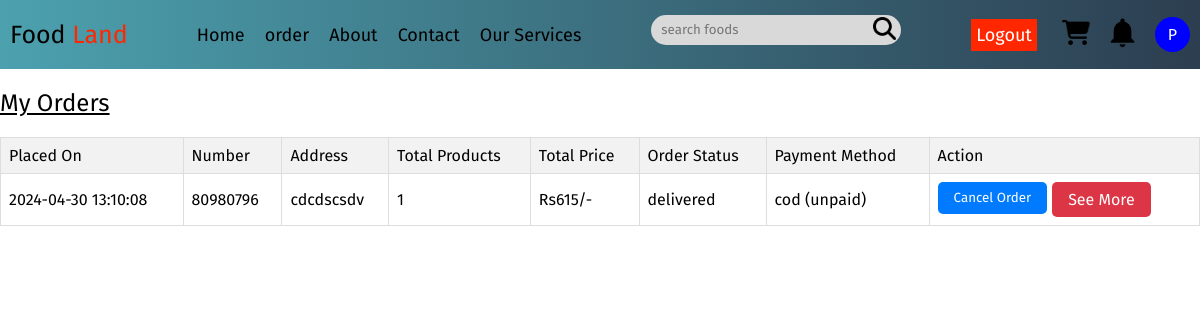
Before: /pages/orders.php (signed in) with the older database file.
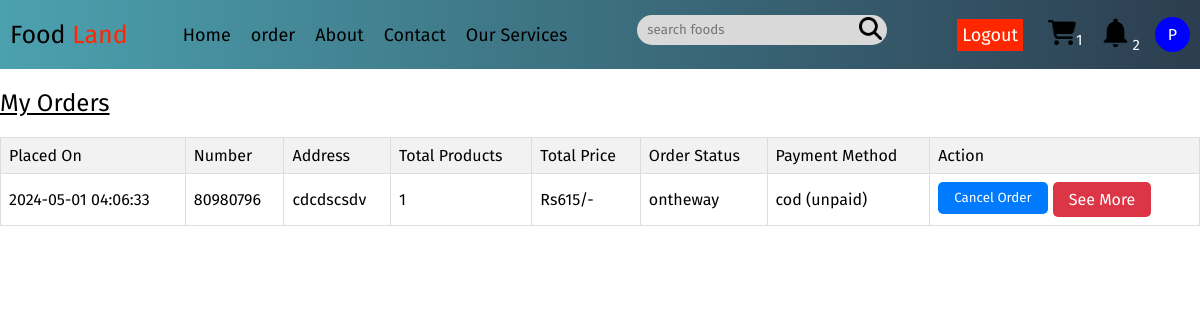
After: the same page with the newer database file.
### tables this page shows
CREATE TABLE `orderss` (
  `id` varchar(100) NOT NULL DEFAULT uuid(),
  `orderStatus` enum('pending','confirm','ontheway','delivered','preparation','returned') DEFAULT 'pending',
  `amount` int(11) DEFAULT NULL,
  `userId` varchar(100) DEFAULT NULL,
  `paymentId` varchar(100) DEFAULT NULL,
  `createdAt` timestamp NOT NULL DEFAULT current_timestamp() ON UPDATE current_timestamp(),
  `quantity` int(11) DEFAULT NULL,
  `shippingAddress` varchar(255) DEFAULT NULL,
  `phoneNumber` varchar(10) DEFAULT NULL
);

CREATE TABLE `paymentdetails` (
  `id` varchar(100) NOT NULL DEFAULT uuid(),
  `paymentMethod` enum('khalti','cod','esewa') DEFAULT 'cod',
  `paymentStatus` enum('paid','unpaid','refund') DEFAULT 'unpaid',
  `pidx` varchar(255) DEFAULT NULL
);

### pages/orders.php (the view, shortened to what the changed rows need)
<?php
include('../components/fetchdata.php');
?>
<!DOCTYPE html>
<html lang="en">
<head>
   <link rel="stylesheet" href="https://cdnjs.cloudflare.com/ajax/libs/font-awesome/6.1.1/css/all.min.css">
</head>
<body>
   <?php include '../components/navbar.php' ?>
<div style="max-width:1280px;margin:0 auto;">
   <?php
   $select_orders_query = "SELECT * FROM `orderss`";
   $select_orders_result = mysqli_query($conn, $select_orders_query);
   if (mysqli_num_rows($select_orders_result) === 0) {
   ?>
      <div style="text-align:center;text-decoration:underline;margin-top:100px;">
         <h1>No orders yet</h1>
      </div>
   <?php
   } else {
   ?>
      <section class="orders">
         <h1 class="heading" style="margin:20px 0;text-decoration:underline" >My Orders</h1>
         <div class="table-responsive">
            <table class="order-table">
               <thead>
                  <tr>
                     <th>Placed On</th>
                     <th>Number</th>
                     <th>Address</th>
                     <th>Total Products</th>
                     <th>Total Price</th>
                     <th>Order Status</th>
                     <th>Payment Method</th>
                     <th>Action</th>
                  </tr>
               </thead>
               <tbody>
                  <?php
                  while ($fetch_orders = mysqli_fetch_assoc($select_orders_result)) {
                     $sql = mysqli_query($conn, "SELECT * FROM `paymentdetails` WHERE id='" . $fetch_orders['paymentId'] . "'");
                     $data = mysqli_fetch_assoc($sql);
                  ?>
                     <tr>
                        <td><?= $fetch_orders['createdAt']; ?></td>
                        <td><?= $fetch_orders['phoneNumber']; ?></td>
                        <td><?= $fetch_orders['shippingAddress']; ?></td>
                        <td><?= $fetch_orders['quantity']; ?></td>
                        <td>Rs<?= $fetch_orders['amount']; ?>/-</td>
                        <td><?= $fetch_orders['orderStatus']; ?></td>
                        <td><?= $data['paymentMethod']; ?> (<?= $data['paymentStatus']; ?>)</td>
                        <td>
                           <div style="display:flex;">
                              <form action="" method="POST" style="margin-right:5px;">
                                 <input type="submit" value="Cancel Order" class="btn" name="update_orderStatus">
                              </form>
                              <a href="./singleorder.php?orderId=<?= $fetch_orders['id']; ?>" class="delete-btn">See More</a>
                           </div>
                        </td>
                     </tr>
                  <?php
                  }
                  ?>
               </tbody>
            </table>
         </div>
      </section>
   <?php
   }
   ?>
</div>
</body>
</html>

### components/navbar.php (shortened to what the changed rows need)
<!DOCTYPE html>
<html lang="en">
<head>
</head>
<body>
    <?php
    require('../components/fetchdata.php');
    ?>
    <div style="display: flex; margin:0 auto;background: linear-gradient(90deg, #4ca1af, #2c3e50);">
        <nav>
            <div class="right_nav">
                <ul class='user'>
                    <li>
                <?php
    if(!isset($userId)){
        echo '<a href="../pages/cart.php"><img src="../assets/cart.png" alt="cart_icon" style="height:25px;" id="toggle_cart"></a>';
    } else {
        echo '<a href="../pages/cart.php"><img src="../assets/cart.png" alt="cart_icon" style="height:25px;" id="toggle_cart"></a>';
        $sql = mysqli_query($conn, "select * from `carts` where userid='$userId'");
$row_count = mysqli_num_rows($sql);
if ($row_count > 0) {
    echo "<span style='color:white;font-size:15px;'>$row_count</span>";
} else {
    echo "";
}
    }
?>  </li>
         <li>
            <?php
              if(isset($userId)){
              echo' <a href="../pages/notification.php"><img src="../assets/notification.png" alt="" style="height:35px"></a>';
              $sql=mysqli_query($conn,"SELECT * from `notifications` Where userId='$userId'");
$row_count = mysqli_num_rows($sql);
if ($row_count > 0) {
    echo "<span style='color:white;font-size:15px;'>$row_count</span>";
} else {
    echo "";
}
              }
          ?>
        </li>
                </ul>
            </div>
        </nav>
    </div>
</body>

Changed rows visible on the page:
changed orderss "cdcdscsdv": createdAt "2024-04-30 13:10:08" → "2024-05-01 04:06:33"; orderStatus "delivered" → "ontheway"
Other visible differences:
$row_count: (not shown) → "1"
$row_count: (not shown) → "2"
